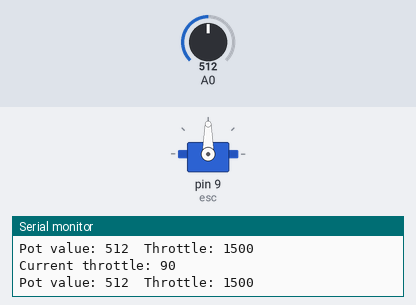
Bench run of a sketch on a simulated Arduino Uno, built with avr-gcc and run on an emulated ATmega328P. Parts: servo, the last lines printed to the serial monitor. The test bench sets the inputs (shaded band); at power-on: A0 = 512.

Above: at 3.2 s.
3.3 s: A0 set to 716
At 4.5 s:
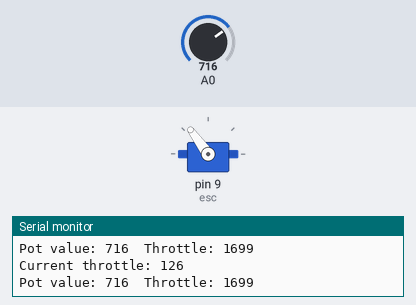
4.8 s: A0 set to 900
At 5.8 s:
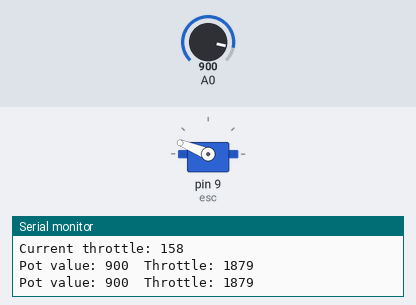
6.3 s: A0 set to 1023
At 7.0 s:
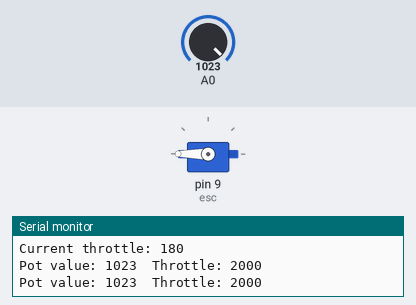
7.8 s: A0 set to 306
At 8.1 s:
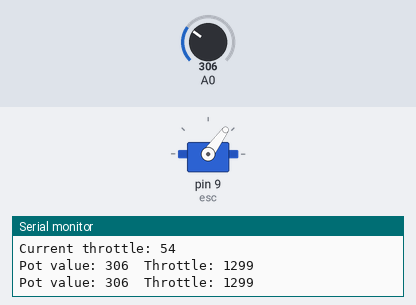
9.3 s: A0 set to 122
At 10.5 s:
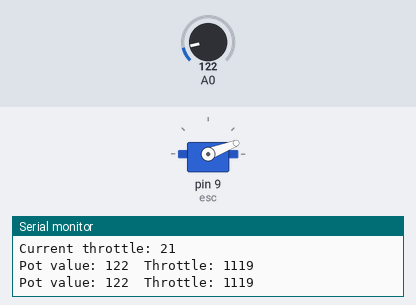
10.8 s: A0 set to 0
At 11.7 s:
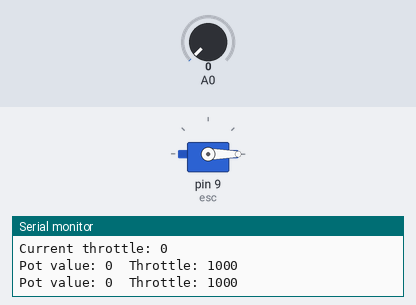
Timing chart, 0 to 13.3 s (numbered marks = the images above; inputs shaded):
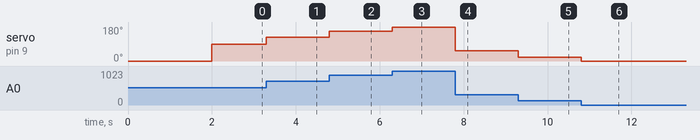

Measured:
- after the input at 3.3 s, servo on pin 9 (esc): 90° → 126° at once
- after the input at 4.8 s, servo on pin 9 (esc): 126° → 158° at once
- after the input at 6.3 s, servo on pin 9 (esc): 158° → 180° at once
- after the input at 7.8 s, servo on pin 9 (esc): 180° → 54° at once
- after the input at 9.3 s, servo on pin 9 (esc): 54° → 21° at once
- after the input at 10.8 s, servo on pin 9 (esc): 21° → 0° at once

The sketch:

motor_brushless_274.ino
```cpp
// snippet: motor_brushless_274
// tags: motor, brushless, esc, pwm, servo
// boards: avr, megaavr, nano33iot, rp2040
// not-tags: romi32u4
// library: Servo
// description: ESC controlled by potentiometer on A0
// prompts: controlled, potentiometer, include, servo, declare, servo
// verified: compile-only
// source: kd-generated (id 274)
// exact-include: Servo.h

#include <Servo.h>

Servo esc;

void armESC() {
  esc.writeMicroseconds(1000);  // minimum throttle
  delay(2000);                  // wait for ESC to arm (beep sequence)
}

void setup() {
  Serial.begin(9600);
  esc.attach(9, 1000, 2000);  // min 1000µs, max 2000µs
  armESC();
  Serial.println("ESC armed");
}

void loop() {
  unsigned long now = millis();

  static unsigned long prevThrottleMs = 0;
  if (now - prevThrottleMs >= 50) {  // 20Hz update rate
    prevThrottleMs = now;
    int potValue = analogRead(A0);
    int throttle = map(potValue, 0, 1023, 1000, 2000);
    esc.writeMicroseconds(throttle);  // servo pulse width in us (1000=0deg, 1500=90deg, 2000=180deg)
    Serial.print("Pot value: ");
    Serial.print(potValue);
    Serial.print("  Throttle: ");
    Serial.println(throttle);
  }

  static unsigned long prevPrintMs = 0;
  if (now - prevPrintMs >= 100) {  // Print every 100ms
    prevPrintMs = now;
    Serial.print("Current throttle: ");
    Serial.println(esc.read());
  }
}
```
